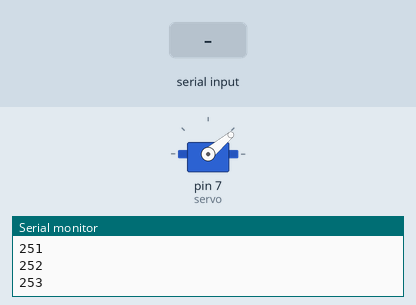
This sketch was run on a simulated Arduino Uno, built with avr-gcc and run on an emulated ATmega328P. Shown: servo, the last lines printed to the serial monitor. The test bench sets the inputs (shaded band).

Above: at 1.2 s.
1.3 s: "a" received over the second serial link
At 11.45 s:
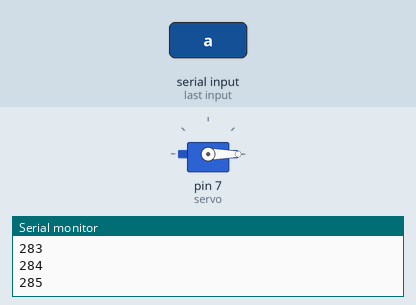
Timing chart, 0 to 12.9 s (numbered marks = the images above; inputs shaded):
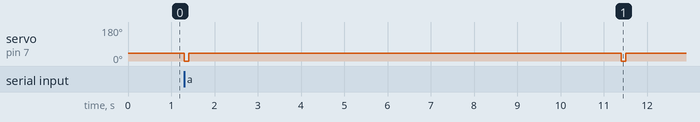

The sketch:

sketch_jun18a.ino
```cpp
#include<Servo.h>
#include<SoftwareSerial.h>

Servo servo;

int count = 0;
long myTime = 0;

int TXNum = 2;//신호 송신
int RXNum = 3;//신호 수신
SoftwareSerial bluetooth( TXNum, RXNum );

byte buffer[1024];

int bufferPosition;

int value = 0;

void setup() {
  bluetooth.begin(9600);
  servo.attach(7);
  servo.write(40);
  Serial.begin(9600);
  bufferPosition = 0;

}

void loop() {

    myTime++;

    if(myTime > 7000){
      count = 1;
    }
    Serial.println(myTime);

    if(bluetooth.available()){
      byte data = bluetooth.read();
      if(data == 'a'){
        value = 0;
        servo.write(value);
        delay(100);
        value = 40;
        servo.write(value);
        delay(10000);
        value = 0;
        servo.write(value);
        delay(100);
        value = 40;
        servo.write(value);
        delay(5000);
        bluetooth.print('b');
        count = 0;
        myTime = 0;
      }
    }else if(count == 1){
        value = 0;
        servo.write(value);
        delay(100);
        value = 40;
        servo.write(value);
        count = 0;
        myTime = 0;
      }
}
```

Measured:
- after the input at 1.3 s, servo on pin 7 (servo): alternates 40° for 10.0 s and 0° for 0.10 s, starting at once
